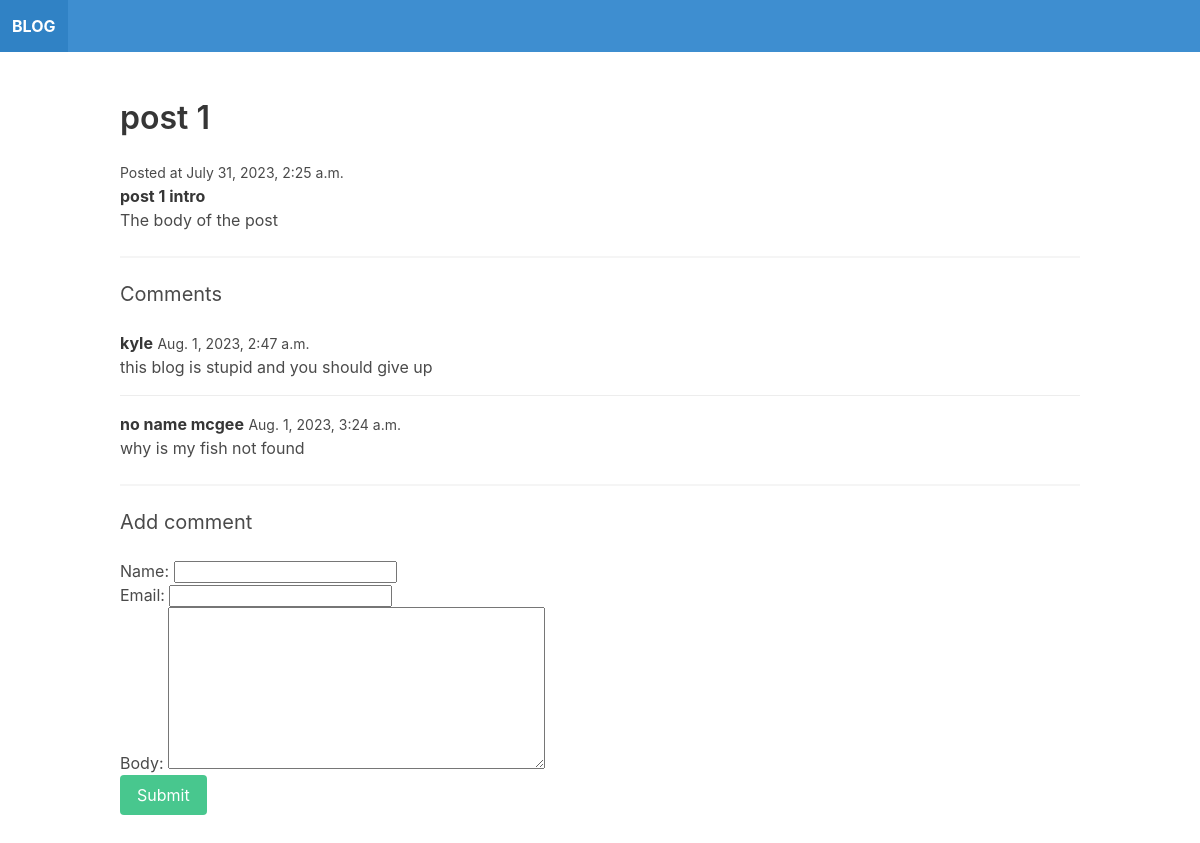
The app's page /post1/ with its own data.
### blog/models.py (models this page shows)
class Post(models.Model):
    title = models.CharField(max_length=255)
    slug = models.SlugField()
    intro = models.TextField()
    body = models.TextField()
    date_added = models.DateTimeField(auto_now_add=True)
    class Meta:
        ordering = ['-date_added']

class Comment(models.Model):
    post = models.ForeignKey(Post, related_name='comments', on_delete=models.CASCADE)
    name = models.CharField(max_length=255)
    email = models.EmailField()
    body = models.TextField()
    date_added = models.DateTimeField(auto_now_add=True)
    class Meta:
        ordering = ['date_added']

### blog/views.py (the view)
# urls.py: path('<slug:slug>/', post_detail, name='post_detail'),
def post_detail(request, slug):
    post = Post.objects.get(slug=slug)
    if request.method == 'POST':
        form = CommentForm(request.POST)
        if form.is_valid():
            comment = form.save(commit=False)
            comment.post = post
            comment.save()
            return redirect('post_detail', slug=post.slug)
    else:
        form = CommentForm()
    return render(request, 'blog/post_detail.html', {'post': post, 'form': form})

### blog/forms.py
class CommentForm(forms.ModelForm):
    class Meta:
        model = Comment
        fields = ['name','email','body']

### blog/templates/blog/post_detail.html (shortened to what this page needs)
{% extends 'blog/base.html' %}
{% block content %}
    <h1 class="title">{{ post.title }}</h1>
    <small>Posted at {{ post.date_added }}</small>
    <p><strong>{{ post.intro }}</strong></p>
    <p>{{ post.body }}</p>
    <hr>
    <h2 class="subtitle">Comments</h2>
    {% for comment in post.comments.all %}
        <article class="media">
            <div class="media-content">
                <div class="content">
                    <p>
                        <strong>{{ comment.name }}</strong> <small>{{ comment.date_added }}</small>
                        <br>
                        {{ comment.body }}
                    </p>
                </div>
            </div>
        </article>
    {% empty %}
        <div class="notification">
            <p>No Comments Yet!</p>
        </div>
    {% endfor %}
    <hr>
    <h2 class="subtitle">Add comment</h2>
    <form method="post" action=".">
        {{ form.as_p }}
        <div class="field">
            <div class="control">
                <button class="button is-success">Submit</button>
            </div>
        </div>
    </form>
{% endblock %}

### blog/templates/blog/base.html (shortened to what this page needs)
<!DOCTYPE html>
<html>
    <head>
        <link rel="stylesheet" href="https://cdn.jsdelivr.net/npm/bulma@0.9.4/css/bulma.min.css">
    </head>
    <body>
        <nav class="navbar is-info">
            <div class="navbar-brand">
                <a href="/" class="navbar-item"><strong>BLOG</strong></a>
            </div>
        </nav>
        <section class="section">
            <div class="container">
                {% block content %}
                {% endblock %}
            </div>
        </section>
    </body>
</html>

### records on screen
Post: title "post 1", date_added "July 31, 2023, 2:25 a.m.", intro "post 1 intro", body "The body of the post"
Comment: name "kyle", date_added "Aug. 1, 2023, 2:47 a.m.", body "this blog is stupid and you should give up"
Comment: name "no name mcgee", date_added "Aug. 1, 2023, 3:24 a.m.", body "why is my fish not found"
